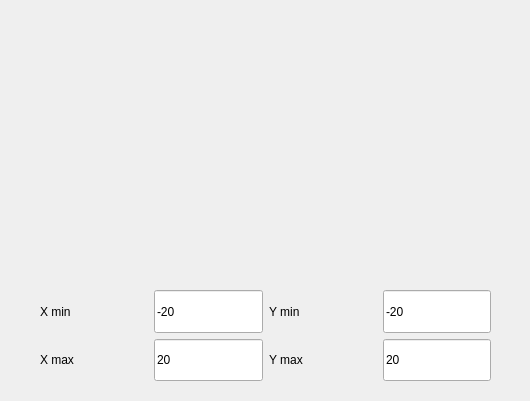
<?xml version="1.0" encoding="UTF-8"?>
<ui version="4.0">
 <class>Plot</class>
 <widget class="QDialog" name="Plot">
  <property name="geometry">
   <rect>
    <x>0</x>
    <y>0</y>
    <width>530</width>
    <height>401</height>
   </rect>
  </property>
  <property name="windowTitle">
   <string>Dialog</string>
  </property>
  <widget class="QCustomPlot" name="MyPlot" native="true">
   <property name="geometry">
    <rect>
     <x>80</x>
     <y>10</y>
     <width>371</width>
     <height>261</height>
    </rect>
   </property>
  </widget>
  <widget class="QWidget" name="">
   <property name="geometry">
    <rect>
     <x>40</x>
     <y>290</y>
     <width>451</width>
     <height>91</height>
    </rect>
   </property>
   <layout class="QVBoxLayout" name="verticalLayout_2">
    <item>
     <layout class="QHBoxLayout" name="horizontalLayout">
      <item>
       <widget class="QLabel" name="label">
        <property name="text">
         <string>X min</string>
        </property>
       </widget>
      </item>
      <item>
       <widget class="QLineEdit" name="xmin">
        <property name="sizePolicy">
         <sizepolicy hsizetype="Preferred" vsizetype="Preferred">
          <horstretch>0</horstretch>
          <verstretch>0</verstretch>
         </sizepolicy>
        </property>
        <property name="text">
         <string>-20</string>
        </property>
       </widget>
      </item>
      <item>
       <widget class="QLabel" name="label_3">
        <property name="text">
         <string>Y min</string>
        </property>
       </widget>
      </item>
      <item>
       <widget class="QLineEdit" name="ymin">
        <property name="sizePolicy">
         <sizepolicy hsizetype="Preferred" vsizetype="Preferred">
          <horstretch>0</horstretch>
          <verstretch>0</verstretch>
         </sizepolicy>
        </property>
        <property name="text">
         <string>-20</string>
        </property>
       </widget>
      </item>
     </layout>
    </item>
    <item>
     <layout class="QHBoxLayout" name="horizontalLayout_2">
      <item>
       <widget class="QLabel" name="label_2">
        <property name="text">
         <string>X max</string>
        </property>
       </widget>
      </item>
      <item>
       <widget class="QLineEdit" name="xmax">
        <property name="sizePolicy">
         <sizepolicy hsizetype="Preferred" vsizetype="Preferred">
          <horstretch>0</horstretch>
          <verstretch>0</verstretch>
         </sizepolicy>
        </property>
        <property name="text">
         <string>20</string>
        </property>
       </widget>
      </item>
      <item>
       <widget class="QLabel" name="label_4">
        <property name="text">
         <string>Y max</string>
        </property>
       </widget>
      </item>
      <item>
       <widget class="QLineEdit" name="ymax">
        <property name="sizePolicy">
         <sizepolicy hsizetype="Preferred" vsizetype="Preferred">
          <horstretch>0</horstretch>
          <verstretch>0</verstretch>
         </sizepolicy>
        </property>
        <property name="text">
         <string>20</string>
        </property>
       </widget>
      </item>
     </layout>
    </item>
   </layout>
  </widget>
 </widget>
 <customwidgets>
  <customwidget>
   <class>QCustomPlot</class>
   <extends>QWidget</extends>
   <header>qcustomplot.h</header>
   <container>1</container>
  </customwidget>
 </customwidgets>
 <resources/>
 <connections/>
</ui>
